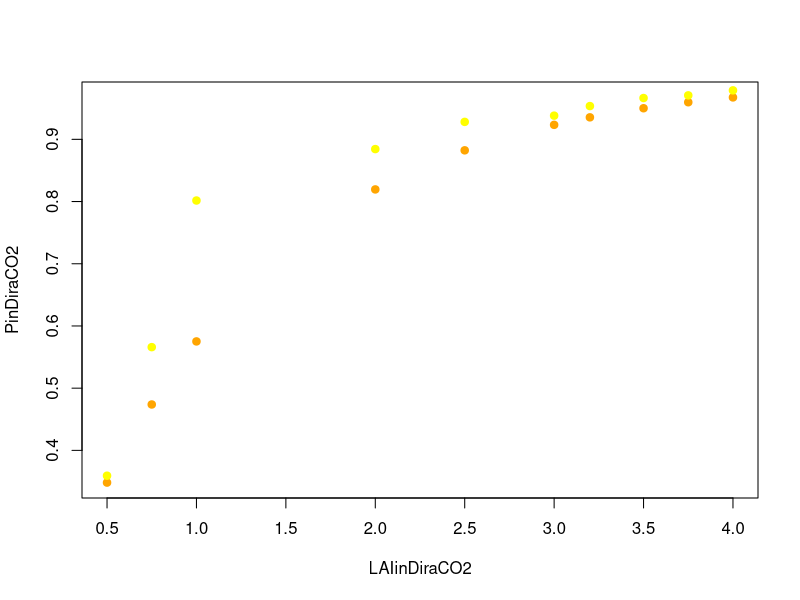
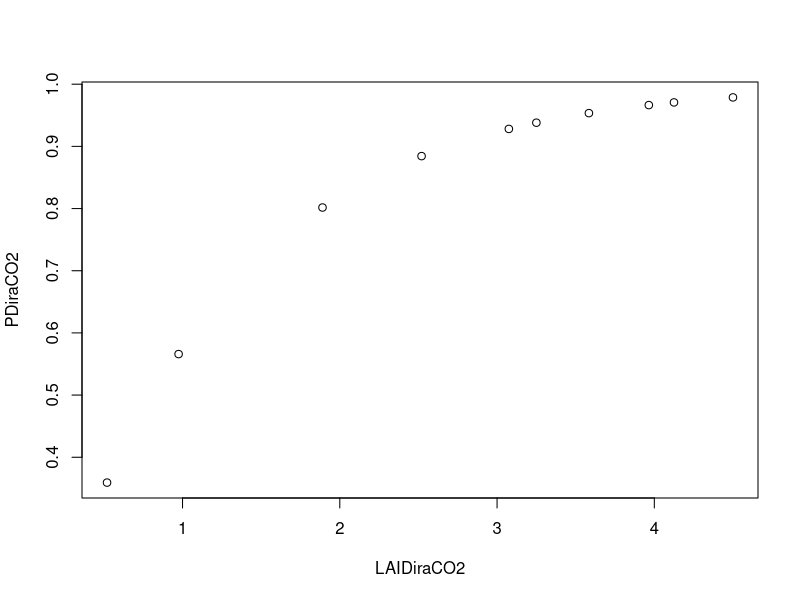
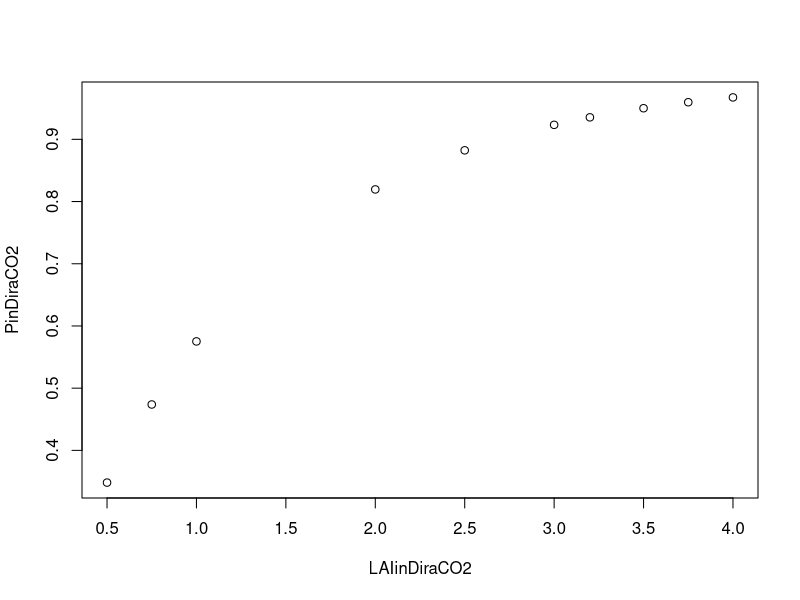
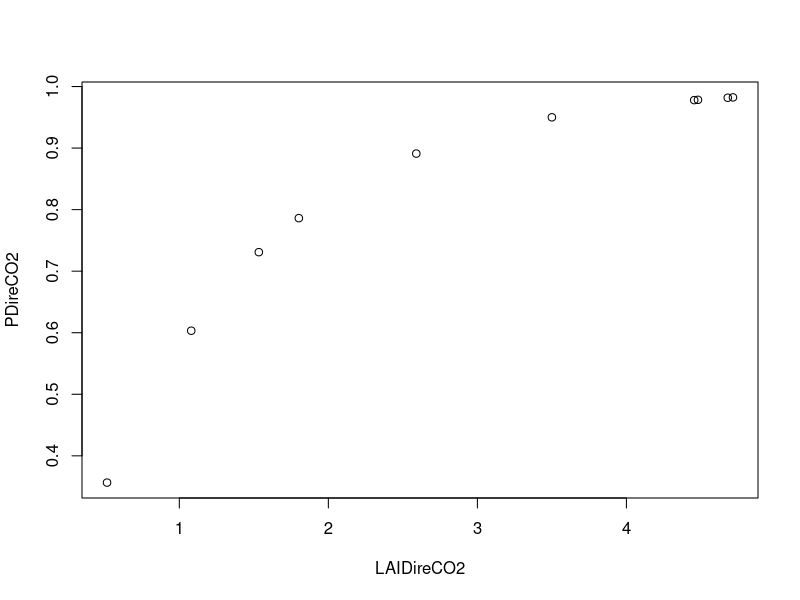
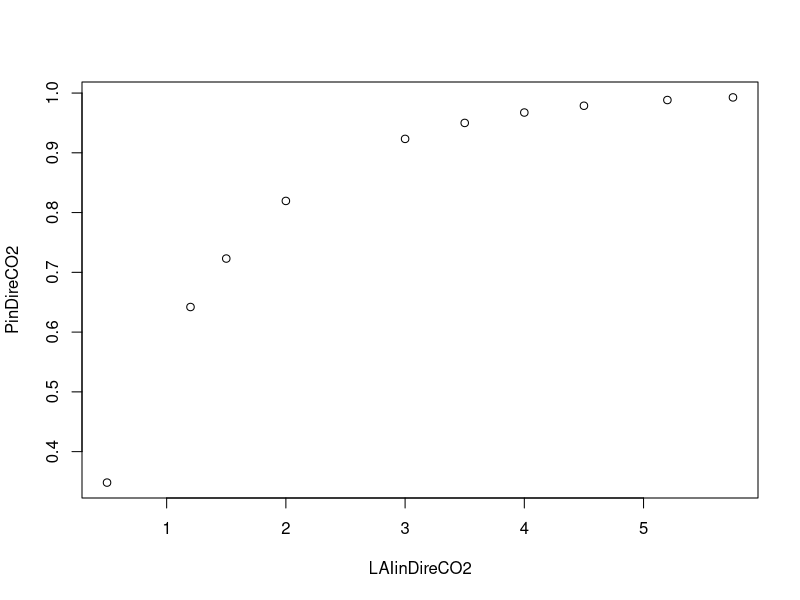

The R script that drew these images, in order:
## ---- chunk 1
knitr::opts_chunk$set(echo = TRUE)
## ---- chunk 2
#example application of your function with data 

#ambient CO2 

#Input LAI calculated by direct methods (LAIDiraCO2)
LAIDiraCO2<-c(0.52,0.975,1.89,2.52,3.075,3.25,3.584,3.965,4.125,4.5)

#Input LAI calculated by indirect methods (LAIinDiraCO2)
LAIinDiraCO2<-c(0.5,0.75,1,2,2.5,3,3.2,3.5,3.75,4)

#elevated CO2

#Input LAI calculated by direct methods (LAIDireCO2)
LAIDireCO2<-c(0.515,1.08,1.5335,1.802,2.59,3.5,4.48,4.455,4.68,4.715)

#Input LAI calculated by indirect methods (LAIinDireCO2)
LAIinDireCO2<-c(0.5,1.2,1.5,2,3,3.5,4,4.5,5.2,5.75)

#Maximum Primary Production
Pmax=1

#Growth Coefficient
k=0.856
 
#elevated CO2

#Calculate Productivity with direct LAI
PDireCO2=Pmax*(1-(exp(-k*LAIDireCO2)))
#Calculate Productivity with indirect LAI
PinDireCO2=Pmax*(1-(exp(-k*LAIinDireCO2)))

#ambient CO2

#Calculate Productivity with direct LAI
PDiraCO2=Pmax*(1-(exp(-k*LAIDiraCO2)))
#Calculate Productivity with indirect LAI
PinDiraCO2=Pmax*(1-(exp(-k*LAIinDiraCO2)))
PDiraCO2
PinDiraCO2
## ---- chunk 3

#ambient CO2

#plot direct LAI against P in ambient CO2
LAIDiraCO2
PDiraCO2

plot(LAIinDiraCO2,PinDiraCO2,col="orange",pch=19)
points(LAIinDiraCO2,PDiraCO2,col="yellow",pch=19) 

plot(LAIDiraCO2,PDiraCO2)
#plot indirect LAI against P in ambient CO2
LAIinDiraCO2
PinDiraCO2

plot(LAIinDiraCO2,PinDiraCO2)

#elevated CO2

#plot direct LAI against P in elevated CO2
LAIDireCO2
PDireCO2

plot(LAIDireCO2,PDireCO2)

#plot indirect LAI against P in elevated CO2
LAIinDireCO2
PinDireCO2

plot(LAIinDireCO2,PinDireCO2)
